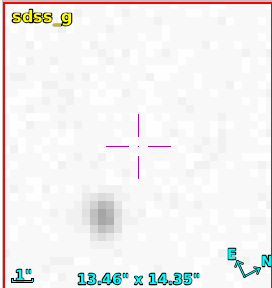
#> input picture SESSIONS/Session2/Asteroids/AsteroidSample/g.png, 272 x 288 px; its folder holds only this picture in this run
$ jupyter execute --allow-errors AsteroidSonification.ipynb
#> lines starting #> are read from the running program, lines starting #| are printed output that depends on the picture; after the words box and inside, x2 and y2 are one past the last pixel; in counts of white or black regions, pixels touching at a corner belong together
# Asteroid Sonification
Adrián García Riber 2025, SVO.

This research has made use of the Spanish Virtual Observatory (https://svo.cab.inta-csic.es) project funded by MCIN/AEI/10.13039/501100011033 through grant PID2023-146210NB-I00.

#### Dependencies

[cell 1]
import os
import numpy as np
from PIL import Image
import matplotlib.pyplot as plt
import matplotlib.image as mpimg
import matplotlib.patches as patches
from numpy.lib.stride_tricks import sliding_window_view

import cv2
import sounddevice as sd

### NOTE: Introduce the route to your asteroid folder

[cell 2]
folder = 'AsteroidSample'

#### Definitions

[cell 3]
def load_image (route):
#> called with route = 'AsteroidSample/g.png'
    image = mpimg.imread(route)
#> image is the input picture: shape (288, 272, 4) float32; mean R, G, B, A 0.942, 0.933, 0.93, 0.993
    imgplot = plt.imshow(image)
    plt.show()
    return image

[cell 4]
def filtering (channel, threshold):
#> called with threshold = 0.9
    height_dim = channel.shape[0]
#> height_dim = 288
    width_dim = channel.shape[1]
#> width_dim = 272
    alpha_dim = channel.shape[2]
#> alpha_dim = 4
    filtered_img= np.ones((height_dim, width_dim, alpha_dim))
    for i in range(height_dim):
        for j in range(width_dim):
            if channel [i][j][0] < threshold:
                filtered_img [i][j][0] = 0.01 #channel [i][j][0] #0.01 #White
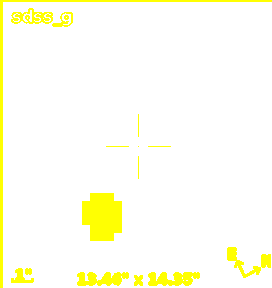
#> filtered_img: shape (288, 272, 4) float64; mean of channels 0, 1, 2, 3 0.933, 1, 1, 1; drawn as B, G, R
    return (filtered_img)

[cell 5]
def show_filter (filtered_img):
    plt.imshow(filtered_img [:,:,0], cmap='Blues')
    plt.show()

[cell 6]
def save_for_gif (filtered_img, index):
    plt.imshow(filtered_img [:,:,0], cmap='Blues')
    plt.savefig(f'frame_{index}.png')
    plt.show()

[cell 7]
def find_asteroid_coordinates(image, patch_size):

#> called with patch_size = 20
    windows = sliding_window_view(image[:, :, 0], (patch_size, patch_size))
    patch_sums = windows.sum(axis=(2, 3))
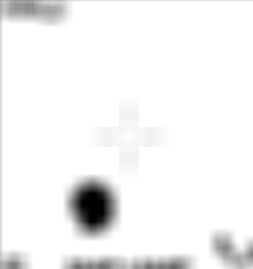
#> patch_sums: shape (269, 253) float64; min 4, max 400, mean 381.5; drawn with min black and max white

    y, x = np.unravel_index(np.argmin(patch_sums), patch_sums.shape)
#> y = 193; x = 90
    return (x, y+6)

[cell 8]
def save_with_coord (image, coord, patch_size, index):

    fig, ax = plt.subplots()
    img_grey = np.mean(image[..., :3], axis=2)

    ax.imshow(img_grey, cmap='Blues')
    rect = patches.Rectangle(coord, patch_size, patch_size,
                            linewidth=2, edgecolor='green', facecolor='none')
    ax.add_patch(rect)
    plt.savefig(f'frame_{index}.png')
    plt.show()

[cell 9]
def sine_wave_generator(freq, duration, sample_rate):
    t = np.linspace(0, duration, int(sample_rate * duration), endpoint=False)
    return amplitude * np.sin(2 * np.pi * freq * t)

## Pre-procesing .png files

[cell 10]
patch_size = 20
freqs = np.zeros(5)
pan = np.zeros(5)

for file in os.listdir(folder):
    file_name = os.path.join(folder,file)
    channel = load_image(file_name)
    channel_name = file_name.split('/')[1]

    if channel_name.startswith("r"):
        threshold = 0.9         #r channel: threshold = 0.9
        frame = 0
    if channel_name.startswith("i"):
        threshold = 0.9         #i channel: threshold = 0.9
        frame = 1
    if channel_name.startswith("u"):
        threshold = 0.66        #u channel: threshold = 0.66
        frame = 2
    if channel_name.startswith("z"):
        threshold = 0.95        #z channel: threshold = 0.95
        frame = 3
    if channel_name.startswith("g"):
        threshold = 0.9         #g channel: threshold = 0.9
        frame = 4

    filtered = filtering(channel, threshold)
    coord = find_asteroid_coordinates(filtered, patch_size)
#> coord = (90, 199)
    freqs[frame] = (100000*1/coord[1])-250
    pan[frame] = coord[0]

    save_with_coord(filtered, coord, patch_size, frame)
#> in save_with_coord, `img_grey = np.mean(image[..., :3], axis=2)`:
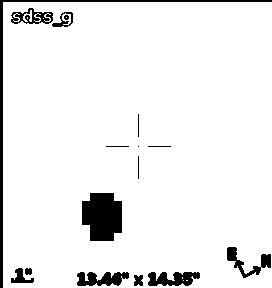
#> img_grey: shape (288, 272) float64; values 0.67 (black) and 1 (white), 93.2% white; 16 black regions (1 under 20 px), largest, box (x1, y1, x2, y2) and area: (82, 193, 122, 241) 1600, (0, 0, 272, 288) 1402, (148, 272, 200, 286) 520
#> in save_with_coord, `plt.savefig(f'frame_{index}.png')`:
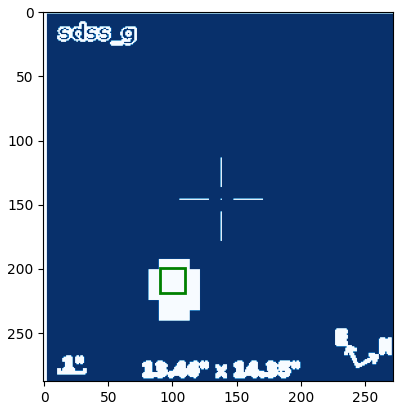
#> figure drawn by matplotlib, 1 panel

## Generating a filtered .gif

#> (a cell that did not finish here is left out)

## Multimodal representation

[cell 12]
freqs

[cell 13]
pan

#### NOTE: Reduce the size of this window or restart the kernel and run all cells to repeat the representation
(Since the graphic window moves to the background when clicking in the notebook after playback)

[cell 14]
image_files = ['frame_0.png','frame_1.png', 'frame_2.png', 'frame_3.png', 'frame_4.png']
#> image_files = ['frame_0.png', 'frame_1.png', 'frame_2.png', 'frame_3.png', 'frame_4.png']
fps = 12
duration = 8.0 / fps
sample_rate = 44100
amplitude = 0.1
A_weights = np.ones(len(freqs))

for i, img_file in enumerate(image_files):
    img = cv2.imread(img_file)

    start_freq = freqs[i% len(freqs)]
#> start_freq = 0
    if 0<i<4:
        end_freq = freqs[(i+1) % len(freqs)]
    else:
        end_freq = freqs[i % len(freqs)]
#> end_freq = 0

    if freqs[(i) % len(freqs)] >= 700:
        A_weights [(i) % len(freqs)] = 0.4
#audio--------------------------------
    t = np.linspace(0, duration, int(sample_rate * duration), endpoint=False)

    inst_freq = np.linspace(start_freq, end_freq, t.size)
    phase = 2 * np.pi * np.cumsum(inst_freq) / sample_rate
    wave = 0.1*A_weights[i% len(freqs)]*np.sin(phase)

    attack_time = 0.3
    release_time = 0.3

    # Create envelope
    attack_samples = int(sample_rate * attack_time)
    release_samples = int(sample_rate * release_time)
    sustain_samples = len(wave) - attack_samples - release_samples
#> sustain_samples = 2940

    attack_env = np.linspace(0, 1, attack_samples)
    sustain_env = np.ones(sustain_samples)
#> sustain_env = 2940 values from 1 to 1
    release_env = np.linspace(1, 0, release_samples)

    envelope = np.concatenate((attack_env, sustain_env, release_env))
    enveloped_wave = wave * envelope

    left_channel = enveloped_wave * (260 - pan[i% len(freqs)])/260
    right_channel = enveloped_wave * pan[i% len(freqs)]/200

    stereo_wave = np.vstack((left_channel, right_channel)).T  # shape (samples, 2)
#> stereo_wave = 29400 pairs, first value 0 to 0, second value 0 to 0

    #Play sound-----------------------------
    sd.play(stereo_wave, sample_rate)
#> (this line was passed over: sounddevice is not available in this run)

    #Display image--------------------------
    cv2.imshow('Asteroid Sonification', img)
    if cv2.waitKey(int(duration * 1000)) & 0xFF == 27:  # ESC to quit
#> (key Esc is pressed here)
        break
sd.stop()
#> (this line was passed over: sounddevice is not available in this run)
cv2.destroyAllWindows()

$ run again, on SESSIONS/Session2/Asteroids/AsteroidSample/z.png
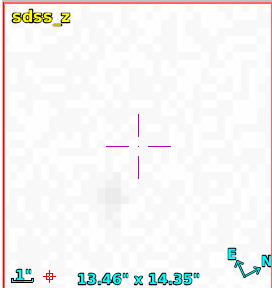
#> input picture SESSIONS/Session2/Asteroids/AsteroidSample/z.png, 272 x 288 px
#> in load_image, image is the input picture: shape (288, 272, 4) float32; mean R, G, B, A 0.953, 0.948, 0.945, 0.993
#> y = 184; x = 101
#> coord = (101, 190)
#> in save_with_coord, `img_grey = np.mean(image[..., :3], axis=2)`:
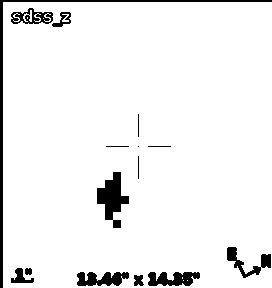
#> img_grey: shape (288, 272) float64; values 0.67 (black) and 1 (white), 94.1% white; 15 black regions (1 under 20 px), largest, box (x1, y1, x2, y2) and area: (0, 0, 272, 288) 1402, (97, 172, 129, 228) 896, (148, 272, 200, 286) 527
#> in save_with_coord, `plt.savefig(f'frame_{index}.png')`:
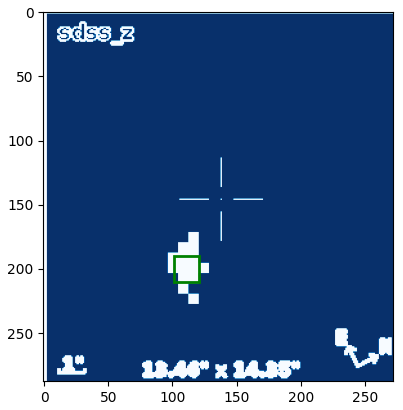
#> figure drawn by matplotlib, 1 panel
#> image_files = ['frame_0.png', 'frame_1.png', 'frame_2.png', 'frame_3.png', 'frame_4.png']
#> start_freq = 0
#> sustain_samples = 2940
#> stereo_wave = 29400 pairs, first value 0 to 0, second value 0 to 0

$ run again, on SESSIONS/Session2/Asteroids/AsteroidSample/i.png
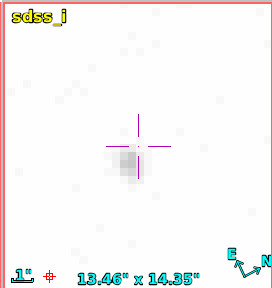
#> input picture SESSIONS/Session2/Asteroids/AsteroidSample/i.png, 272 x 288 px
#> in load_image, image is the input picture: shape (288, 272, 4) float32; mean R, G, B, A 0.97, 0.964, 0.962, 1
#> y = 156; x = 120
#> coord = (120, 162)
#> in save_with_coord, `img_grey = np.mean(image[..., :3], axis=2)`:
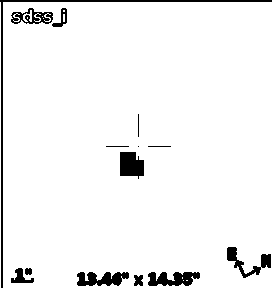
#> img_grey: shape (288, 272) float64; values 0.67 (black) and 1 (white), 95% white; 14 black regions (1 under 20 px), largest, box (x1, y1, x2, y2) and area: (0, 0, 272, 288) 1116, (120, 152, 144, 179) 519, (148, 272, 200, 286) 519
#> in save_with_coord, `plt.savefig(f'frame_{index}.png')`:
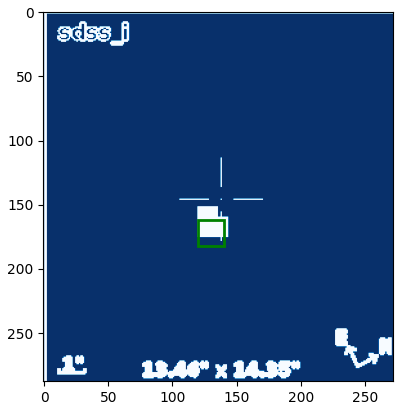
#> figure drawn by matplotlib, 1 panel
#> image_files = ['frame_0.png', 'frame_1.png', 'frame_2.png', 'frame_3.png', 'frame_4.png']
#> start_freq = 0
#> sustain_samples = 2940
#> stereo_wave = 29400 pairs, first value 0 to 0, second value 0 to 0
